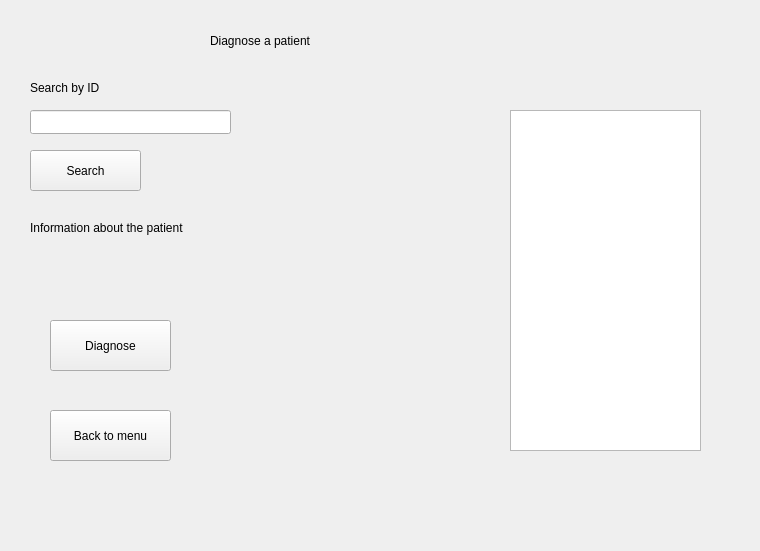
<?xml version="1.0" encoding="UTF-8"?>
<ui version="4.0">
 <class>Form</class>
 <widget class="QWidget" name="Form">
  <property name="geometry">
   <rect>
    <x>0</x>
    <y>0</y>
    <width>760</width>
    <height>551</height>
   </rect>
  </property>
  <property name="windowTitle">
   <string>Form</string>
  </property>
  <widget class="QLabel" name="diagnosis_label">
   <property name="geometry">
    <rect>
     <x>210</x>
     <y>20</y>
     <width>241</width>
     <height>41</height>
    </rect>
   </property>
   <property name="text">
    <string>Diagnose a patient</string>
   </property>
  </widget>
  <widget class="QLineEdit" name="search_bar">
   <property name="geometry">
    <rect>
     <x>30</x>
     <y>110</y>
     <width>201</width>
     <height>24</height>
    </rect>
   </property>
  </widget>
  <widget class="QLabel" name="label_2">
   <property name="geometry">
    <rect>
     <x>30</x>
     <y>80</y>
     <width>101</width>
     <height>16</height>
    </rect>
   </property>
   <property name="text">
    <string>Search by ID</string>
   </property>
  </widget>
  <widget class="QPushButton" name="pushButton">
   <property name="geometry">
    <rect>
     <x>30</x>
     <y>150</y>
     <width>111</width>
     <height>41</height>
    </rect>
   </property>
   <property name="text">
    <string>Search</string>
   </property>
  </widget>
  <widget class="QLabel" name="label">
   <property name="geometry">
    <rect>
     <x>30</x>
     <y>220</y>
     <width>181</width>
     <height>16</height>
    </rect>
   </property>
   <property name="text">
    <string>Information about the patient</string>
   </property>
  </widget>
  <widget class="QTableWidget" name="table_widget">
   <property name="geometry">
    <rect>
     <x>510</x>
     <y>110</y>
     <width>191</width>
     <height>341</height>
    </rect>
   </property>
  </widget>
  <widget class="QPushButton" name="back_button">
   <property name="geometry">
    <rect>
     <x>50</x>
     <y>410</y>
     <width>121</width>
     <height>51</height>
    </rect>
   </property>
   <property name="text">
    <string>Back to menu</string>
   </property>
  </widget>
  <widget class="QPushButton" name="pushButton_2">
   <property name="geometry">
    <rect>
     <x>50</x>
     <y>320</y>
     <width>121</width>
     <height>51</height>
    </rect>
   </property>
   <property name="text">
    <string>Diagnose</string>
   </property>
  </widget>
 </widget>
 <resources/>
 <connections/>
</ui>
